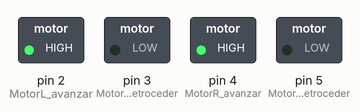
A sketch run on a simulated Arduino Uno, built with avr-gcc and run on an emulated ATmega328P. On the bench: switched loads named in the sketch (green lamp = pin HIGH).

Above: at 0.1 s.
Timing chart, 0 to 1.6 s (numbered marks = the images above):
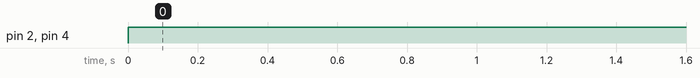

The sketch:

topalante.ino
```cpp
int e=255;

void setup(){
  pinMode (2, OUTPUT); //MotorL avanzar
  pinMode (3, OUTPUT); //MotorL retroceder
  pinMode (4, OUTPUT); //MotorR avanzar
  pinMode (5, OUTPUT); //MotorR retroceder
}
void loop()
{
    digitalWrite (2, 1);
    digitalWrite (3, 0);
    digitalWrite (4, 1);
    digitalWrite (5, 0);
}
```

Measured:
- by itself, pin 2 (MotorL_avanzar), pin 4 (MotorR_avanzar): LOW → HIGH at 0.00 s
